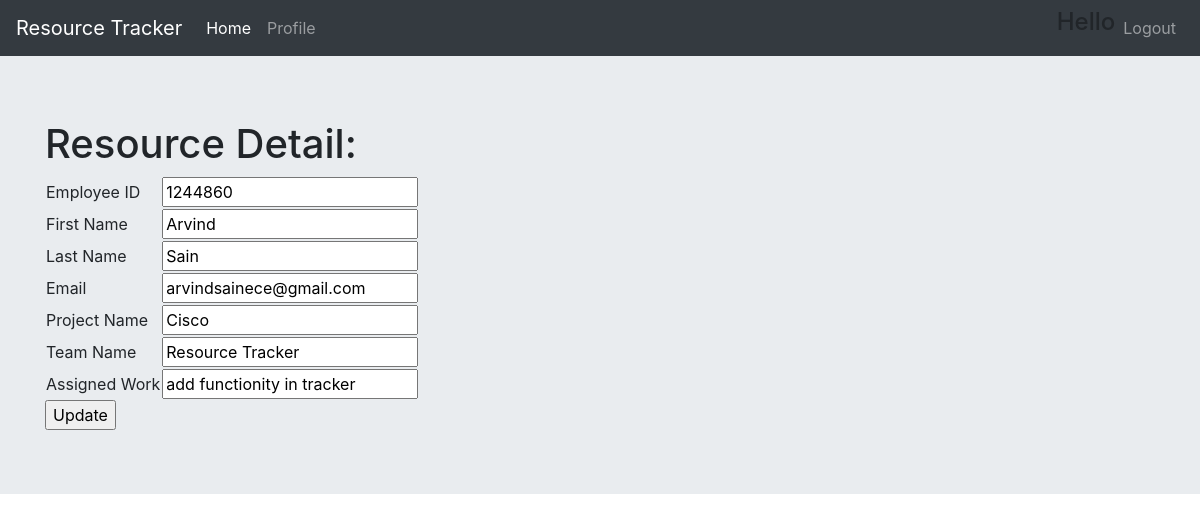
Page /update/1244860 (signed in) on the committed database.
### resource/models.py (models this page shows, shortened)
class Resource(models.Model):
    first_name = models.CharField(max_length=50)
    last_name = models.CharField(max_length=50)
    employee_id = models.CharField(max_length=10)
    email_id = models.EmailField()
    project_name = models.CharField(max_length=30)
    team_name = models.CharField(max_length=30)
    added_on = models.DateField(auto_now=True)
    assigned_work = models.TextField(default='', null=True)

### resource/views.py (the view, shortened to what this page needs)
# urls.py: path('update/<id>', views.update_view, name='update'),
@login_required(login_url="/login")
def update_view(request, id):
    resource = Resource.objects.get(employee_id = id)
    return render(request, 'resource/update.html',{'res': resource})

### resource/templates/resource/update.html (shortened to what this page needs)
<!DOCTYPE html>
{% extends 'resource/base.html' %}
    {% block div %}
    <li class="nav-item">
        <a class="nav-link" href="{% url 'profile' %}">Profile</a>
    </li>
    {% endblock %}
    {% block nav %}
    <ul class="navbar-nav navbar-right">
        <li class="nav-item">
            <h4>Hello {{uname}}</h4>
        </li>
        <li class="nav-item">
            <a class="nav-link" href="{% url 'logout' %}">Logout</a>
        </li>
    </ul>
    {% endblock %}
    {% block body %}
    <div class="jumbotron1">
        <h1>Resource Detail:</h1>
        {% if res %}
        <form method="post" action="">
        <table>
            <tr>
                <td>Employee ID</td>
                <td><input type="text" name="empid" value="{{res.employee_id}}"></td>
            </tr>
            <tr>
                <td>First Name</td>
                <td><input type="text" name="fname" value="{{res.first_name}}"></td>
            </tr>
            <tr>
                <td>Last Name</td>
                <td><input type="text" name="lname" value="{{res.last_name}}"></td>
            </tr>
            <tr>
                <td>Email</td>
                <td><input type="email" name="email" value="{{res.email_id}}"></td>
            </tr>
            <tr>
                <td>Project Name</td>
                <td><input type="text" name="pname" value="{{res.project_name}}"></td>
            </tr>
            <tr>
                <td>Team Name</td>
                <td><input type="text" name="tname" value="{{res.team_name}}"></td>
            </tr>
            <tr>
                <td>Assigned Work</td>
                <td><input type="text" name="assignwork" value="{{res.assigned_work}}"></td>
            </tr>
        </table>
            <input type="submit" name="submit" value="Update">
        </form>
        {% else %}
        <p>No Records Found!!!</p>
        {% endif %}
    </div>
    {% endblock %}

### rows in the picture
Resource: empid "1244860", fname "Arvind", lname "Sain", email "arvindsainece@gmail.com", pname "Cisco", tname "Resource Tracker", assignwork "add functionity in tracker"
